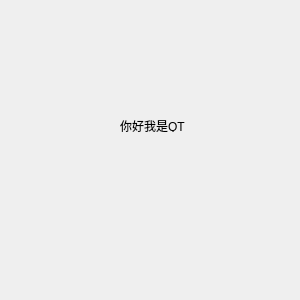
<?xml version="1.0" encoding="UTF-8"?>
<ui version="4.0">
 <class>Dialog</class>
 <widget class="QDialog" name="Dialog">
  <property name="geometry">
   <rect>
    <x>0</x>
    <y>0</y>
    <width>300</width>
    <height>300</height>
   </rect>
  </property>
  <property name="windowTitle">
   <string>Dialog</string>
  </property>
  <widget class="QLabel" name="label">
   <property name="geometry">
    <rect>
     <x>120</x>
     <y>120</y>
     <width>70</width>
     <height>12</height>
    </rect>
   </property>
   <property name="sizePolicy">
    <sizepolicy hsizetype="Preferred" vsizetype="Preferred">
     <horstretch>0</horstretch>
     <verstretch>0</verstretch>
    </sizepolicy>
   </property>
   <property name="lineWidth">
    <number>1</number>
   </property>
   <property name="text">
    <string>你好我是QT</string>
   </property>
   <property name="textFormat">
    <enum>Qt::AutoText</enum>
   </property>
   <property name="scaledContents">
    <bool>false</bool>
   </property>
   <property name="margin">
    <number>0</number>
   </property>
   <property name="indent">
    <number>-1</number>
   </property>
  </widget>
 </widget>
 <resources/>
 <connections/>
</ui>
